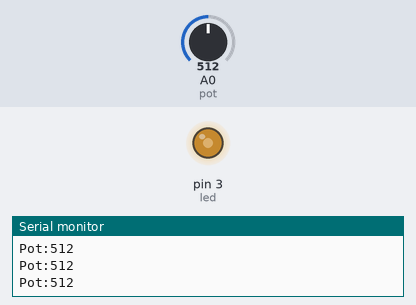
Bench run of a sketch on a simulated Arduino Uno, built with avr-gcc and run on an emulated ATmega328P. On the bench: output pins drawn as LEDs (lit = HIGH), the last lines printed to the serial monitor. The inputs (shaded band) are chosen by the test bench; at power-on: A0 (pot) = 512.

Above: at 1.7 s.
1.8 s: A0 (pot) set to 982
At 2.4 s:
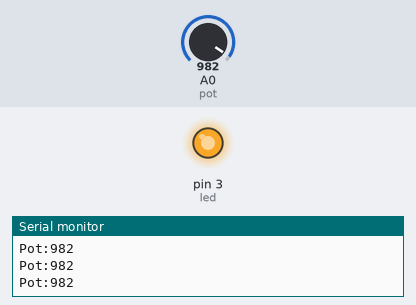
3.3 s: A0 (pot) set to 1007
At 4.5 s:
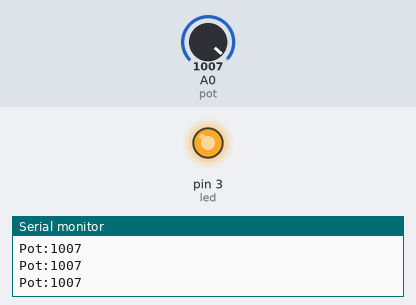
4.8 s: A0 (pot) set to 716
At 5.7 s:
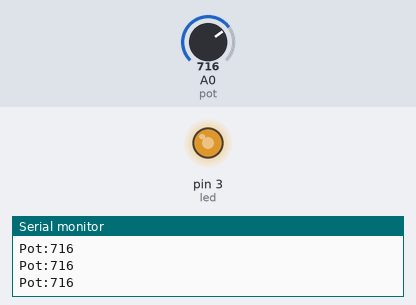
6.3 s: A0 (pot) set to 122
At 6.8 s:
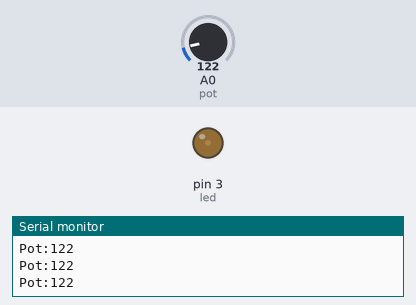
7.8 s: A0 (pot) set to 511
At 8.2 s:
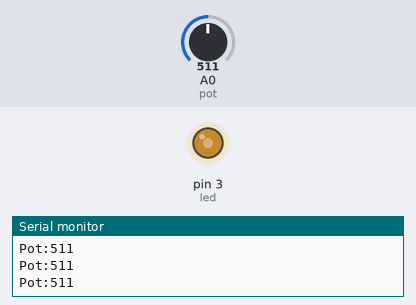
Timing chart, 0 to 10.3 s (numbered marks = the images above; inputs shaded):
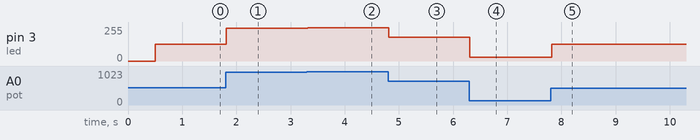

Measured:
- after the input at 1.8 s, pin 3 (led): 127/255 → 244/255 at once
- after the input at 3.3 s, pin 3 (led): 244/255 → 251/255 at once
- after the input at 4.8 s, pin 3 (led): 251/255 → 178/255 at once
- after the input at 6.3 s, pin 3 (led): 178/255 → 30/255 at once
- after the input at 7.8 s, pin 3 (led): 30/255 → 127/255 at once

The sketch:

analog_read.ino
```cpp
const int pot = A0;
const int led = 3; //PWM

int value = 0;
int brightness = 0;

void setup() {
  pinMode(A0, INPUT);
  pinMode(led, OUTPUT);
  Serial.begin(9600); //open the serial port at 9600 bps
  delay(500);
}

void loop() {
  value = analogRead(pot);

  Serial.print("Pot:");
  Serial.println(value);

  brightness = map(value, 0, 1023, 0, 255);

  analogWrite(led, brightness);
}
```
